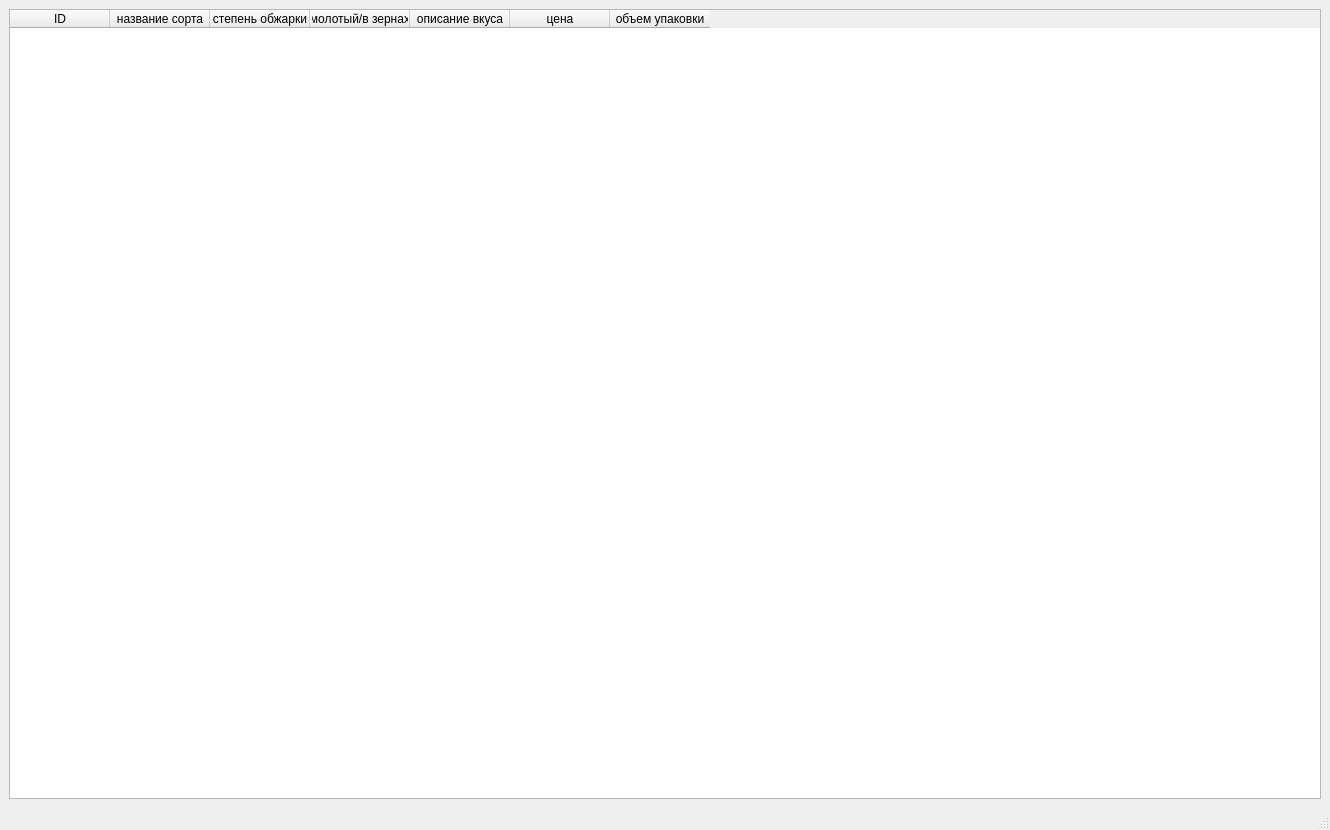
<?xml version="1.0" encoding="UTF-8"?>
<ui version="4.0">
 <class>MainWindow</class>
 <widget class="QMainWindow" name="MainWindow">
  <property name="geometry">
   <rect>
    <x>0</x>
    <y>0</y>
    <width>1330</width>
    <height>830</height>
   </rect>
  </property>
  <property name="windowTitle">
   <string>Эспрессо</string>
  </property>
  <widget class="QWidget" name="centralwidget">
   <layout class="QGridLayout" name="gridLayout">
    <item row="0" column="0">
     <layout class="QHBoxLayout" name="horizontalLayout">
      <item>
       <widget class="QTableWidget" name="table">
        <column>
         <property name="text">
          <string>ID</string>
         </property>
        </column>
        <column>
         <property name="text">
          <string>название сорта</string>
         </property>
        </column>
        <column>
         <property name="text">
          <string>степень обжарки</string>
         </property>
        </column>
        <column>
         <property name="text">
          <string>молотый/в зернах</string>
         </property>
        </column>
        <column>
         <property name="text">
          <string>описание вкуса</string>
         </property>
        </column>
        <column>
         <property name="text">
          <string>цена</string>
         </property>
        </column>
        <column>
         <property name="text">
          <string>объем упаковки</string>
         </property>
        </column>
       </widget>
      </item>
     </layout>
    </item>
   </layout>
  </widget>
  <widget class="QMenuBar" name="menubar">
   <property name="geometry">
    <rect>
     <x>0</x>
     <y>0</y>
     <width>1330</width>
     <height>26</height>
    </rect>
   </property>
  </widget>
  <widget class="QStatusBar" name="statusbar"/>
 </widget>
 <resources/>
 <connections/>
</ui>
